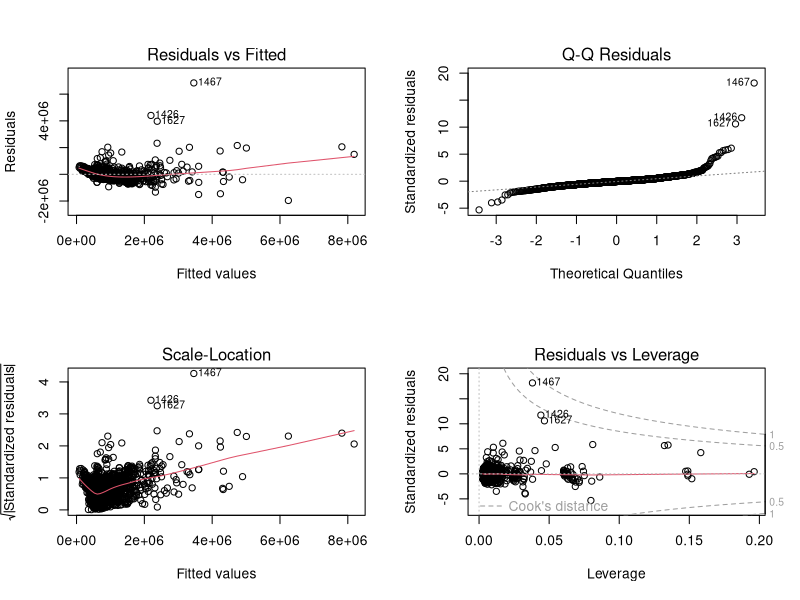

Write the R code that produced this figure.

library(tidyverse)
library(dplyr)
library(here)

#read file
raw_data <- read.csv(here::here('data/realtor.csv'))

#look at number of rows and columns
n_rows <- nrow(raw_data) %>%
  print()
n_cols <- ncol(raw_data) %>%
  print()
#look at summary of the data
summary(raw_data)

# count how many missing value
count_missing <- function(x){
  number_missing <- sum(is.na(x))
  return(number_missing)
}

#have a look on missing value
raw_data %>%
  summarize_all(count_missing) %>%
  glimpse()

#standardize the column names
raw_data <- raw_data %>% 
  dplyr::rename(.,property_type = propertyType,
                building_type = buildingType,
                parking_type = parkingType,
                building_amenities = buildingAmenities,
                has_photo = hasphoto,
                multi_media_features = multimediaFeatures,
                has_CMHCFTHBBanner = hasCMHCFTHBBanner,
                community_name = Community.Name,
                time_length = Time.on.REALTOR.ca,
                above_grade = Above.Grade,
                heating_type = Heating.Type,
                exterior_finish = Exterior.Finish,
                maintenance_fees = Maintenance.Fees,
                total_parking = Total.Parking.Spaces,
                annual_property_tax = Annual.Property.Taxes,
                features = Features,
                cooling = Cooling
                )

#discard attributes that missing too much value and not useful in linear regression
realtor_data <- raw_data %>%
  dplyr::select(price, building_type, parking_type,  
                bathrooms, bedrooms, building_amenities, has_photo, photos, 
                has_CMHCFTHBBanner, features, cooling, heating_type, community_name, 
                time_length, above_grade, maintenance_fees, annual_property_tax,
                exterior_finish
                )

#correct building type
realtor_data <- realtor_data %>%
  mutate(building_type = case_when(
    building_type %in% c("House", "Parking", "Other") ~ "",
    TRUE ~ building_type
  ))

#group heating type
realtor_data <- realtor_data %>%
  mutate(heating_type = case_when(
    str_detect(heating_type, 'Baseboard')~ "Baseboard heaters",
    str_detect(heating_type, 'Forced air')~ "Forced air",
    str_detect(heating_type, 'Heat Pump')~ "Heat Pump",
    str_detect(heating_type, 'radia')~ "Radiant heat",
    TRUE ~ heating_type
  ))

#get numerical time length
realtor_data <- realtor_data %>%
  mutate(time_length = as.numeric(stringr::str_sub(time_length, 1, 2))
  )

#get numerical maintenance fees
realtor_data <- realtor_data %>%
  mutate(maintenance_fees = as.numeric
         (gsub('[$, (CAD)Monthly]', '', maintenance_fees))) 


#get numerical annual property tax
realtor_data <- realtor_data %>%
  mutate(annual_property_tax = as.numeric
         (gsub('[$, (CAD)]', '', annual_property_tax))) 

#group exterior type
realtor_data <- realtor_data %>%
  mutate(exterior_finish = case_when(
    str_detect(exterior_finish, 'Aluminum')~ "Aluminum",
    str_detect(exterior_finish, 'Brick')~ "Brick",
    str_detect(exterior_finish, 'Concrete')~ "Concrete",
    str_detect(exterior_finish, 'Metal')~ "Metal",
    str_detect(exterior_finish, 'Stone')~ "Stone",
    TRUE ~ exterior_finish
  ))

#extract car wash feature
realtor_data <- realtor_data %>%
  mutate(feature_car_wash = case_when(
    str_detect(building_amenities, 'Car')~ 'TRUE',
    TRUE ~ 'FALSE'
  ))

#extract exercise center feature
realtor_data <- realtor_data %>%
  mutate(feature_exercise_center = case_when(
    str_detect(building_amenities, 'Exercise')~ 'TRUE',
    TRUE ~ 'FALSE'
  ))

#extract storage feature
realtor_data <- realtor_data %>%
  mutate(feature_storge = case_when(
    str_detect(building_amenities, 'Storage')~ 'TRUE',
    TRUE ~ 'FALSE'
  ))

#fit linear regression model
full_model <- lm(price~., data=na.omit(realtor_data))

backward_selection <- stats::step(full_model) 

summary(backward_selection)


#test model assumptions
best_model <- backward_selection

test <- data.frame(
  R2 = modelr::rsquare(best_model, data = na.omit(realtor_data)),
  RMSE = modelr::rmse(best_model, data = na.omit(realtor_data)),
  MAE = modelr::mae(best_model, data = na.omit(realtor_data)),
  AIC = AIC(best_model),
  BIC = BIC(best_model)
)
glimpse(test)

par(mfrow=c(2,2))
plot(best_model)



